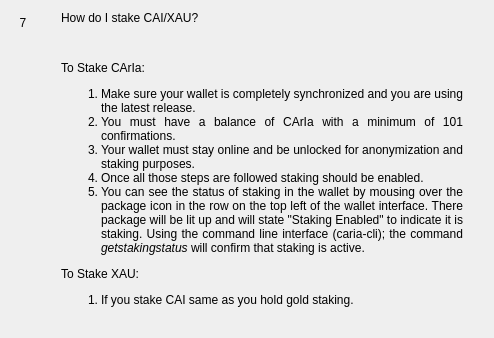
                  <widget class="QWidget" name="widgetFaq7" native="true">
                   <layout class="QHBoxLayout" name="horizontalpage_7" stretch="0,1">
                    <item alignment="Qt::AlignTop">
                     <widget class="QLabel" name="labelNumber7">
                      <property name="minimumSize">
                       <size>
                        <width>24</width>
                        <height>24</height>
                       </size>
                      </property>
                      <property name="maximumSize">
                       <size>
                        <width>16777215</width>
                        <height>24</height>
                       </size>
                      </property>
                      <property name="text">
                       <string>7</string>
                      </property>
                      <property name="alignment">
                       <set>Qt::AlignCenter</set>
                      </property>
                     </widget>
                    </item>
                    <item>
                     <layout class="QVBoxLayout" name="verticalLayoutpage_7">
                      <property name="leftMargin">
                       <number>20</number>
                      </property>
                      <property name="rightMargin">
                       <number>20</number>
                      </property>
                      <item>
                       <widget class="QLabel" name="labelSubtitle7">
                        <property name="text">
                         <string>How do I stake CAI/XAU?</string>
                        </property>
                        <property name="wordWrap">
                         <bool>true</bool>
                        </property>
                       </widget>
                      </item>
                      <item>
                       <spacer name="verticalSpacer_70">
                        <property name="orientation">
                         <enum>Qt::Vertical</enum>
                        </property>
                        <property name="sizeType">
                         <enum>QSizePolicy::Fixed</enum>
                        </property>
                        <property name="sizeHint" stdset="0">
                         <size>
                          <width>20</width>
                          <height>30</height>
                         </size>
                        </property>
                       </spacer>
                      </item>
                      <item>
                       <widget class="QLabel" name="labelContent7">
                        <property name="text">
                         <string>
                           &lt;html&gt;&lt;head/&gt;&lt;body&gt;&lt;p align=&quot;justify&quot;&gt;
                           To Stake CArIa:
                           &lt;/p&gt;&lt;p align=&quot;justify&quot;&gt;
                           &lt;ol&gt;&lt;li&gt;
                           Make sure your wallet is completely synchronized and you are using the latest release.
                           &lt;li&gt;
                           You must have a balance of CArIa with a minimum of 101 confirmations.
                           &lt;li&gt;
                           Your wallet must stay online and be unlocked for anonymization and staking purposes.
                           &lt;li&gt;
                           Once all those steps are followed staking should be enabled.
                           &lt;li&gt;
                           You can see the status of staking in the wallet by mousing over the package icon in the row on the top left of the wallet interface. There package will be lit up and will state &quot;Staking Enabled&quot; to indicate it is staking.  Using the command line interface (caria-cli); the command &lt;i&gt;getstakingstatus&lt;/i&gt; will confirm that staking is active.
                           &lt;/li&gt;&lt;/ol&gt;
                           &lt;/p&gt;&lt;p align=&quot;justify&quot;&gt;
                           To Stake XAU:
                           &lt;/p&gt;&lt;p align=&quot;justify&quot;&gt;
                           &lt;ol&gt;&lt;li&gt;
                           If you stake CAI same as you hold gold staking.
                           &lt;/li&gt;&lt;/ol&gt;
                           &lt;/p&gt;&lt;/body&gt;&lt;/html&gt;
                         </string>
                        </property>
                        <property name="alignment">
                         <set>Qt::AlignLeading|Qt::AlignLeft|Qt::AlignTop</set>
                        </property>
                        <property name="wordWrap">
                         <bool>true</bool>
                        </property>
                       </widget>
                      </item>
                      <item>
                       <spacer name="verticalSpacer_71">
                        <property name="orientation">
                         <enum>Qt::Vertical</enum>
                        </property>
                        <property name="sizeHint" stdset="0">
                         <size>
                          <width>20</width>
                          <height>20</height>
                         </size>
                        </property>
                       </spacer>
                      </item>
                     </layout>
                    </item>
                   </layout>
                  </widget>
